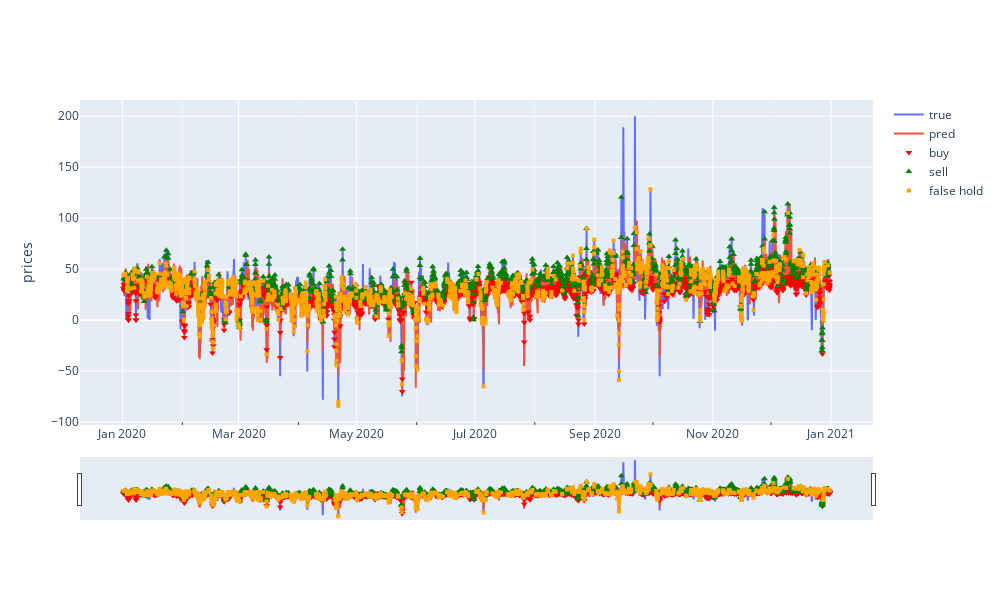

Notebook cell for this chart:
### Code cell
fig = go.Figure()
fig.add_trace(go.Scatter(x=trading_data.index, y=trading_data["true_prices"],
                    mode='lines',
                    name='true'))

fig.add_trace(go.Scatter(x=trading_data.index, y=trading_data["pred_prices"],
                    mode='lines',
                    name='pred'))

buy_action = trading_data[trading_data.action == "BUY"]
fig.add_trace(go.Scatter(mode="markers", 
                         x=buy_action.index, y=buy_action["true_prices"], 
                         marker=dict(
                             symbol="triangle-down",
                             size=6,
                             color="red"
                         ),
                        name="buy"

                        )
             )

sell_action = trading_data[trading_data.action == "SELL"]
fig.add_trace(go.Scatter(mode="markers", 
                         x=sell_action.index, y=sell_action["true_prices"], 
                         marker=dict(
                             symbol="triangle-up",
                             size=6,
                             color="green"
                         ),
                         name="sell"
                        )
             )

w_hold_action = trading_data[trading_data.action.isin(["HOLD_s", "HOLD_b"])]
fig.add_trace(go.Scatter(mode="markers", 
                         x=w_hold_action.index, y=w_hold_action["true_prices"], 
                         marker=dict(
                             symbol="square",
                             size=4,
                             color="orange"
                         ),
                         name="false hold"
                        )
             )

fig.update_xaxes(rangeslider_visible=True, minor=dict(ticks="inside", showgrid=True))

fig.update_layout(
    autosize=True,
    width=1000,
    height=600,
    yaxis=dict(
        title_text="prices",
    )
)

### Figure 1 — Plotly figure (JSON) as saved in the notebook; plotly's stock layout.template omitted (floating-point values rounded to 4 significant figures; data arrays with more than 128 entries replaced by an {"elided": "..."} marker saying what was removed)
{"data": [{"mode": "lines", "name": "true", "type": "scatter", "x": {"elided": "8760 str values"}, "y": {"elided": "8760 float values"}}, {"mode": "lines", "name": "pred", "type": "scatter", "x": {"elided": "8760 str values"}, "y": {"elided": "8760 float values"}}, {"marker": {"color": "red", "size": 6, "symbol": "triangle-down"}, "mode": "markers", "name": "buy", "type": "scatter", "x": {"elided": "1617 str values"}, "y": {"elided": "1617 float values"}}, {"marker": {"color": "green", "size": 6, "symbol": "triangle-up"}, "mode": "markers", "name": "sell", "type": "scatter", "x": {"elided": "1201 str values"}, "y": {"elided": "1201 float values"}}, {"marker": {"color": "orange", "size": 4, "symbol": "square"}, "mode": "markers", "name": "false hold", "type": "scatter", "x": {"elided": "1923 str values"}, "y": {"elided": "1923 float values"}}], "layout": {"autosize": true, "height": 600, "width": 1000, "xaxis": {"minor": {"showgrid": true, "ticks": "inside"}, "rangeslider": {"visible": true}}, "yaxis": {"title": {"text": "prices"}}}}
